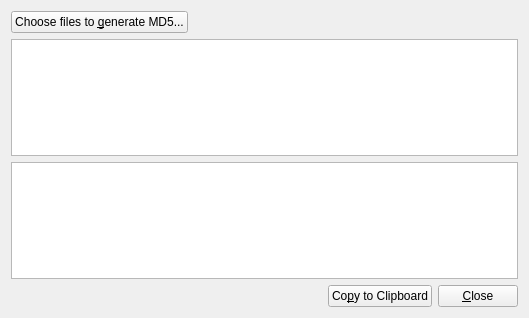
<?xml version="1.0" encoding="UTF-8"?>
<ui version="4.0">
 <class>HashfromfilesDlg</class>
 <widget class="QDialog" name="HashfromfilesDlg">
  <property name="geometry"><rect><x>0</x><y>0</y><width>529</width><height>318</height></rect></property>
  <property name="windowTitle"><string>Generate MD5 digest from files</string></property>
  <layout class="QVBoxLayout" name="layout1">
   <item>
    <layout class="QHBoxLayout" name="layout2">
     <item>
      <widget class="QPushButton" name="hashFilebrowserButton">
       <property name="nppId" stdset="0"><number>1922</number></property>
       <property name="text"><string>Choose files to &amp;generate MD5...</string></property>
       <property name="autoDefault"><bool>false</bool></property>
      </widget>
     </item>
     <item>
      <spacer name="spacer3">
       <property name="orientation"><enum>Qt::Horizontal</enum></property>
       <property name="sizeType"><enum>QSizePolicy::Expanding</enum></property>
       <property name="sizeHint" stdset="0"><size><width>0</width><height>0</height></size></property>
      </spacer>
     </item>
    </layout>
   </item>
   <item>
    <widget class="QPlainTextEdit" name="hashPathEdit">
     <property name="nppId" stdset="0"><number>1921</number></property>
     <property name="readOnly"><bool>true</bool></property>
     <property name="tabChangesFocus"><bool>true</bool></property>
    </widget>
   </item>
   <item>
    <widget class="QPlainTextEdit" name="hashResultEdit">
     <property name="nppId" stdset="0"><number>1923</number></property>
     <property name="readOnly"><bool>true</bool></property>
     <property name="tabChangesFocus"><bool>true</bool></property>
    </widget>
   </item>
   <item>
    <layout class="QHBoxLayout" name="layout4">
     <item>
      <spacer name="spacer5">
       <property name="orientation"><enum>Qt::Horizontal</enum></property>
       <property name="sizeType"><enum>QSizePolicy::Expanding</enum></property>
       <property name="sizeHint" stdset="0"><size><width>0</width><height>0</height></size></property>
      </spacer>
     </item>
     <item>
      <widget class="QPushButton" name="hashToclipboardButton">
       <property name="nppId" stdset="0"><number>1924</number></property>
       <property name="text"><string>Co&amp;py to Clipboard</string></property>
       <property name="autoDefault"><bool>false</bool></property>
      </widget>
     </item>
     <item>
      <widget class="QPushButton" name="cancel">
       <property name="nppId" stdset="0"><number>2</number></property>
       <property name="text"><string>&amp;Close</string></property>
       <property name="autoDefault"><bool>false</bool></property>
      </widget>
     </item>
    </layout>
   </item>
  </layout>
 </widget>
 <resources/>
 <connections/>
</ui>
